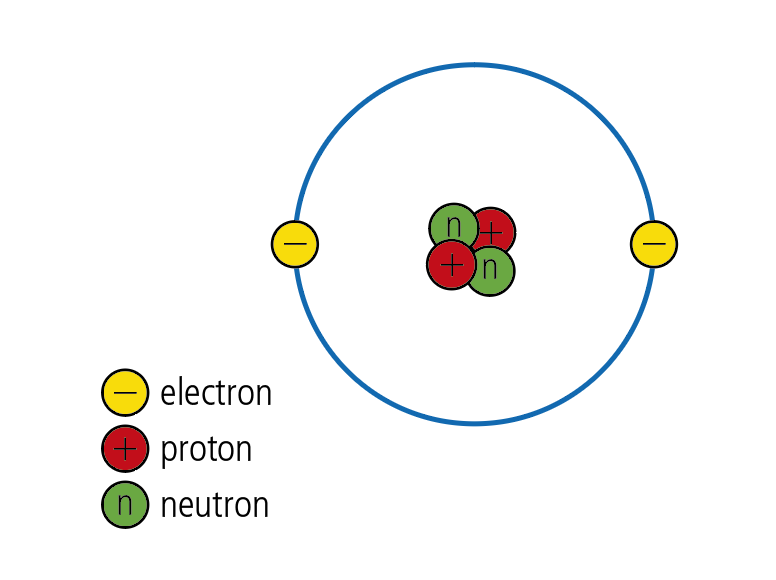
#> input picture img.png, 776 x 580 px
$ python ocv_cropping_img.py
#> lines starting #> are read from the running program, lines starting #| are printed output that depends on the picture
import cv2
import numpy as np

img=cv2.imread("img.png")
#> img is the input picture: shape (580, 776, 3); mean B, G, R 244.9, 246.7, 247
print(img.shape)
#| (580, 776, 3)

resizedImg=cv2.resize(img,(200,200))
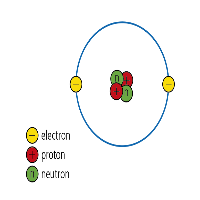
#> resizedImg: shape (200, 200, 3); mean B, G, R 244.9, 246.7, 247
crppedImg=img[0:200,200:500]
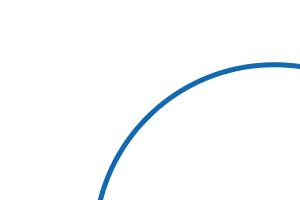
#> crppedImg: shape (200, 300, 3); mean B, G, R 253.2, 251.7, 249.7
cv2.imshow("Resized",resizedImg)
cv2.imshow("Original",img)
cv2.imshow("Cropped",crppedImg)
cv2.waitKey(0)
